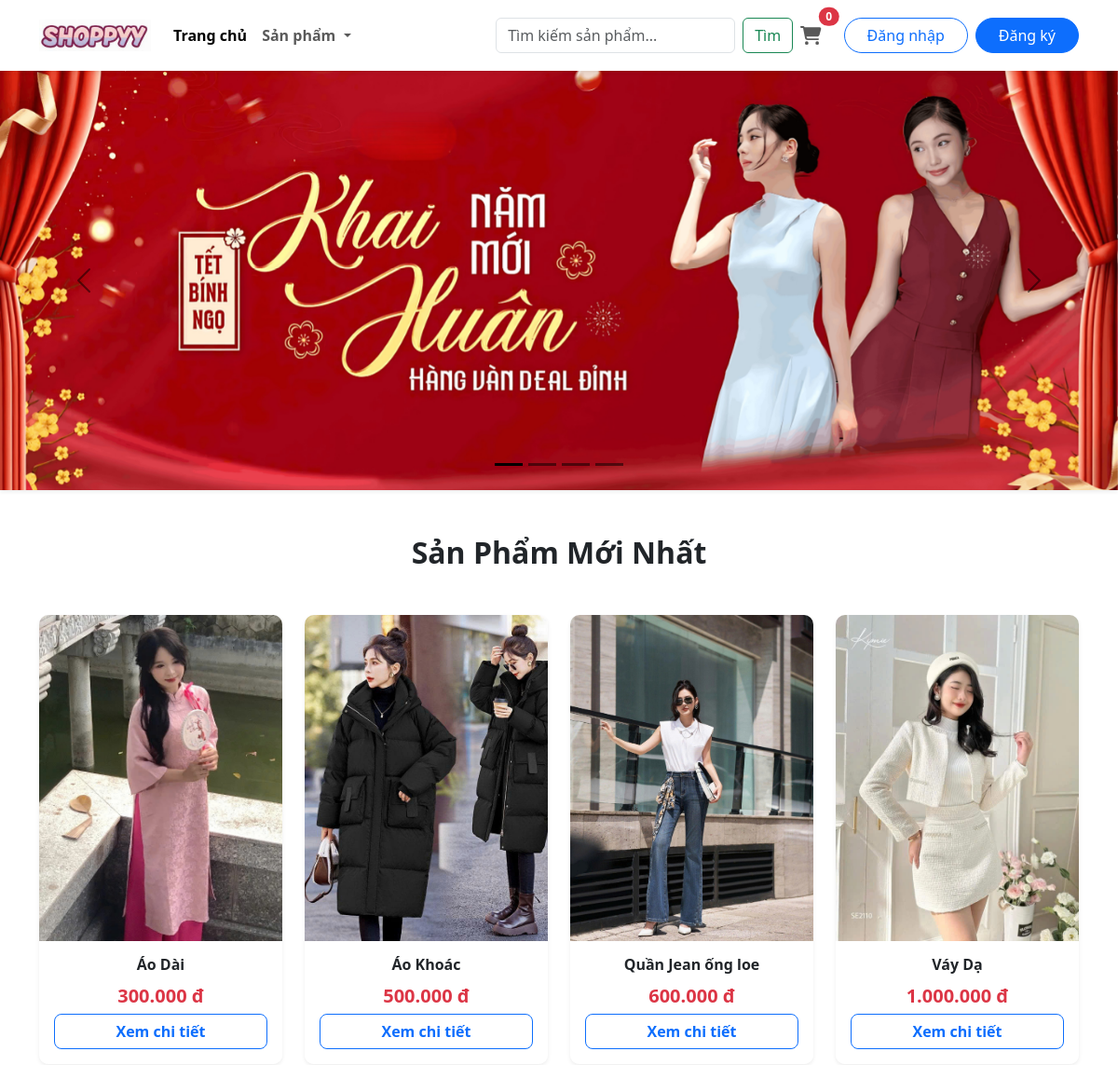
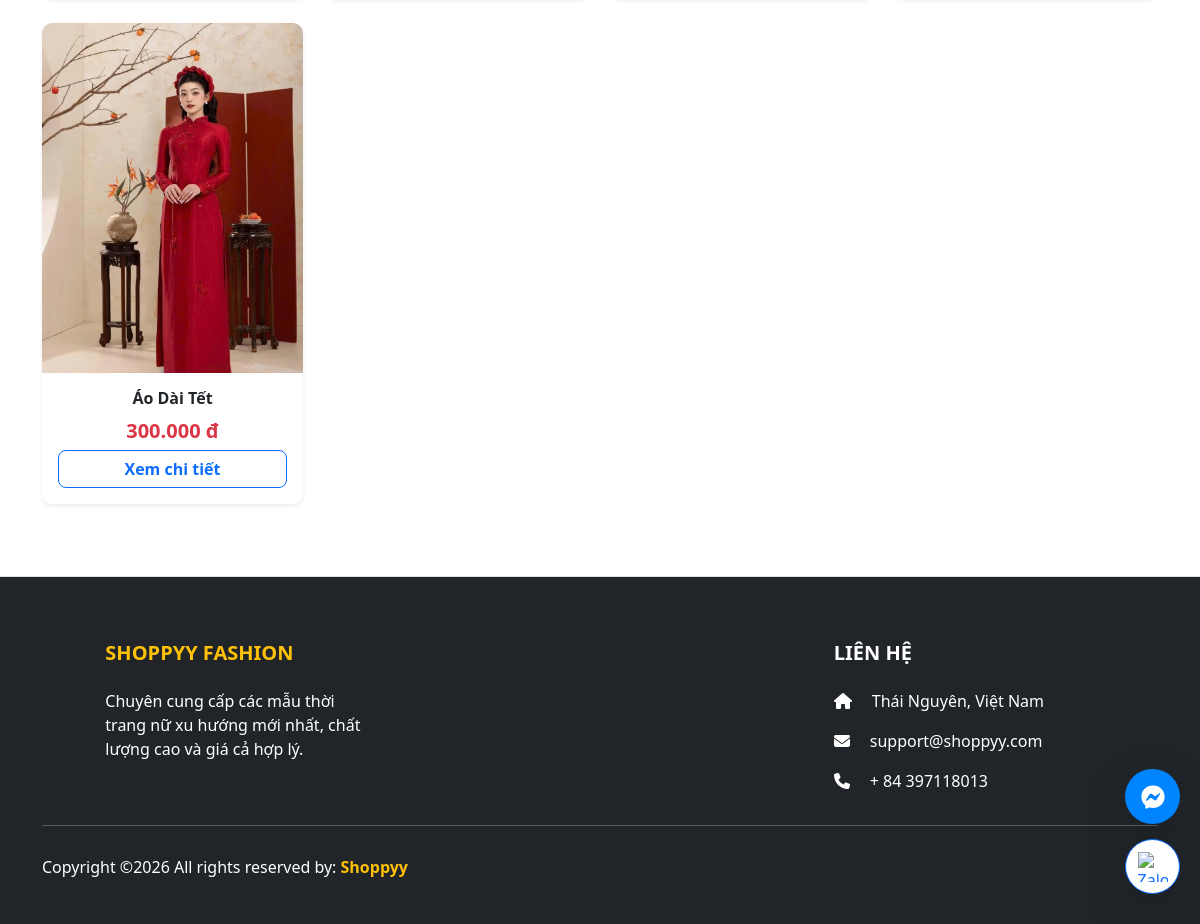
The page / on the database its author committed (2 pictures, top to bottom).
### app/models.py (models this page shows, shortened)
class Product(models.Model):
    category = models.ManyToManyField(Category, related_name='product', verbose_name="Thuộc danh mục")
    name = models.CharField(max_length=200, null=True, verbose_name="Tên sản phẩm")
    price = models.FloatField(verbose_name="Giá tiền")
    digital = models.BooleanField(default=False, null=True, blank=True, verbose_name="Sản phẩm số")
    image = models.ImageField(null=True, blank=True, verbose_name="Hình ảnh")
    stock = models.IntegerField(default=10, null=True, blank=True) # Số lượng tồn kho mặc định là 10
    flash_sale = models.ForeignKey('FlashSale', on_delete=models.SET_NULL, null=True, blank=True, verbose_name="Tham gia Sự kiện Sale")
    discount_percent = models.IntegerField(default=0, verbose_name="Giảm bao nhiêu % ?")
    sizes = models.ManyToManyField(Size, blank=True, verbose_name="Các size hiện có")
    class Meta:
        verbose_name = "Sản phẩm"
        verbose_name_plural = "2. Quản lý Sản phẩm"
    @property
    def final_price(self):
        if self.flash_sale and self.flash_sale.active:
            now = timezone.now()
            if self.flash_sale.start_date <= now <= self.flash_sale.end_date:
                if self.discount_percent > 0:
                    discount_amount = (self.price * self.discount_percent) / 100
                    return self.price - discount_amount
        return self.price
    @property
    def ImageURL(self):
        try:
            url = self.image.url
        except:
            url = ''
        return url

### app/views.py (the view)
# urls.py: 2. Add a URL to urlpatterns:  path('', views.home, name='home')
def home(request):
    if request.user.is_authenticated:
        customer = request.user
        order, created = Order.objects.get_or_create(customer=customer, complete=False)
        cartItems = order.get_cart_items
    else:
        items = []
        order = {'get_cart_total': 0, 'get_cart_items': 0}
        cartItems = order['get_cart_items']
    categories = Category.objects.all()
    category_id = request.GET.get('category')
    if category_id:
        products = Product.objects.filter(category=category_id)
    else:
        products = Product.objects.all()
    context = {'products': products, 'cartItems': cartItems, 'categories': categories}
    return render(request, 'app/home.html', context)

### app/templates/app/home.html (shortened to what this page needs)
{% extends 'app/base.html' %}
{% load static %}
{% load humanize %}
{% block banner_slider %}
<div id="carouselExampleDark" class="carousel carousel-dark slide shadow-sm mb-4" data-bs-ride="carousel">
  <div class="carousel-indicators">
    <button type="button" data-bs-target="#carouselExampleDark" data-bs-slide-to="0" class="active" aria-current="true"></button>
    <button type="button" data-bs-target="#carouselExampleDark" data-bs-slide-to="1" data-bs-interval="5000"></button>
    <button type="button" data-bs-target="#carouselExampleDark" data-bs-slide-to="2" data-bs-interval="5000"></button>
    <button type="button" data-bs-target="#carouselExampleDark" data-bs-slide-to="3" data-bs-interval="5000"></button>
  </div>
  <div class="carousel-inner">
    <div class="carousel-item active" data-bs-interval="10000">
      <img src="{% static 'app/images/banner/b32.jpg' %}" class="d-block w-100" style="height: 450px; object-fit: cover;" alt="Banner 1">
    </div>
  </div>
  <button class="carousel-control-prev" type="button" data-bs-target="#carouselExampleDark" data-bs-slide="prev">
    <span class="carousel-control-prev-icon" aria-hidden="true"></span>
  </button>
  <button class="carousel-control-next" type="button" data-bs-target="#carouselExampleDark" data-bs-slide="next">
    <span class="carousel-control-next-icon" aria-hidden="true"></span>
  </button>
</div>
{% endblock banner_slider %}
{% block main-content %}
<div id="danh-sach-san-pham" class="container mt-4" style="scroll-margin-top: 100px;">
    <h2 class="text-center fw-bold mb-5">Sản Phẩm Mới Nhất</h2>
    <div class="row">
        {% for product in products %}
        <div class="col-lg-3 col-md-6 mb-4">
            <div class="card h-100 shadow-sm border-0 product-card" style="border-radius: 10px; overflow: hidden; transition: 0.3s;">
                <a href="{% url 'detail' product.id %}" class="text-decoration-none text-dark d-block">
                    <img src="{{product.ImageURL}}" class="card-img-top" style="height: 350px; object-fit: cover;">
                    <div class="card-body text-center pb-1">
                        <h6 class="card-title fw-bold text-truncate" title="{{product.name}}">{{product.name}}</h6>
                        {% if product.final_price < product.price %}
    <p class="mb-0">
        <del class="text-muted small">{{ product.price|floatformat:0|intcomma }} đ</del>
        <span class="text-danger fw-bold fs-5">{{ product.final_price|floatformat:0|intcomma }} đ</span>
    </p>
{% else %}
<p class="text-danger fw-bold fs-5 mb-0">{{ product.price|floatformat:0|intcomma }} đ</p>
{% endif %}
                    </div>
                </a>
                <div class="card-footer bg-white border-0 text-center pb-3 pt-0">
                    <a href="{% url 'detail' product.id %}" class="btn btn-outline-primary w-100 fw-bold" style="border-radius: 8px;">
                        Xem chi tiết
                    </a>
                </div>
            </div>
        </div>
        {% endfor %}
    </div>
</div>
{% endblock main-content %}

### app/templates/app/base.html (shortened to what this page needs)
{% load static %}
<!DOCTYPE html>
<html lang="vi">
<head>
    <link href="https://cdn.jsdelivr.net/npm/bootstrap@5.3.2/dist/css/bootstrap.min.css" rel="stylesheet">
    <link href="{% static 'app/css/owl.carousel.min.css' %}" rel='stylesheet' />
    <link href="{% static 'app/css/all.min.css' %}" rel='stylesheet' />
    <link href="{% static 'app/css/style.css' %}" rel='stylesheet' />
    <link rel="stylesheet" href="https://cdnjs.cloudflare.com/ajax/libs/font-awesome/6.4.0/css/all.min.css">
</head>
<body class="d-flex flex-column min-vh-100">
    <nav class="navbar navbar-expand-lg navbar-light bg-white shadow-sm sticky-top">
        <div class="container">
            <a class="navbar-brand" href="{% url 'home' %}">
                <img src="{% static 'app/images/logo2.jpg' %}" width="120" height="50" style="object-fit: contain;" alt="Logo"/>
            </a>
            <div class="collapse navbar-collapse" id="mainNavbar">
                <ul class="navbar-nav me-auto mb-2 mb-lg-0 fw-semibold">
                    <li class="nav-item">
                        <a class="nav-link active" href="{% url 'home' %}">Trang chủ</a>
                    </li>
                    <li class="nav-item dropdown">
                        <a class="nav-link dropdown-toggle" href="#" id="navbarDropdown" role="button" data-bs-toggle="dropdown" aria-expanded="false">
                            Sản phẩm
                        </a>
                    </li>
                </ul>
                <form class="d-flex" method="GET" action="{% url 'search' %}">
                    <input class="form-control me-2" type="search" placeholder="Tìm kiếm sản phẩm..." name="searched">
                    <button class="btn btn-outline-success" type="submit">Tìm</button>
                </form>
                <ul class="navbar-nav mb-2 mb-lg-0 align-items-center">
                    <li class="nav-item me-3">
                        <a class="nav-link position-relative" href="{% url 'cart' %}">
                            <i class="fas fa-shopping-cart fa-lg"></i>
                            <span class="position-absolute top-0 start-100 translate-middle badge rounded-pill bg-danger">
                                {{ cartItems|default:0 }}
                            </span>
                        </a>
                    </li>
                    {% if request.user.is_authenticated %}
                    <li class="nav-item dropdown">
                        <a class="nav-link dropdown-toggle d-flex align-items-center gap-2" href="#" role="button" data-bs-toggle="dropdown">
                            <div class="rounded-circle bg-secondary text-white d-flex justify-content-center align-items-center" style="width: 35px; height: 35px;">
                                {{ request.user.username|make_list|first|upper }}
                            </div>
                            <span>{{ request.user.username }}</span>
                        </a>
                        <ul class="dropdown-menu dropdown-menu-end border-0 shadow">
                            <li><a class="dropdown-item" href="{% url 'profile' %}"><i class="fas fa-user me-2"></i>Hồ sơ</a></li>
<li><a class="dropdown-item" href="{% url 'cart' %}"><i class="fas fa-box me-2"></i>Đơn hàng</a></li>
{% if request.user.is_staff %}
    <li><hr class="dropdown-divider"></li>
    <li>
        <a class="dropdown-item text-primary" href="/admin/">
            <i class="fas fa-cogs me-2"></i>Trang quản trị
        </a>
    </li>
    <li>
        <a class="dropdown-item text-success fw-bold" href="{% url 'manage_inventory' %}">
            <i class="fas fa-warehouse me-2"></i>Quản lý Kho
        </a>
    </li>
    <li class="nav-item">
    <a class="nav-link fw-bold text-primary" href="{% url 'dashboard' %}">
        <i class="fas fa-chart-pie me-1"></i> Quản lý Shop
    </a>
    </li>
{% endif %}
<li><hr class="dropdown-divider"></li>
<li><a class="dropdown-item text-danger" href="{% url 'logout' %}"><i class="fas fa-sign-out-alt me-2"></i>Đăng xuất</a></li>
                        </ul>
                    </li>
                    {% else %}
                    <li class="nav-item">
                        <a class="btn btn-outline-primary me-2 rounded-pill px-4" href="{% url 'login' %}">Đăng nhập</a>
                    </li>
                    <li class="nav-item">
                        <a class="btn btn-primary rounded-pill px-4" href="{% url 'register' %}">Đăng ký</a>
                    </li>
                    {% endif %}
                </ul>
            </div>
        </div>
    </nav>
    {% block banner_slider %}{% endblock banner_slider %}
    <main class="flex-grow-1">
        {% block main-content %}{% endblock main-content %}
    </main>
    <footer class="bg-dark text-white pt-5 pb-4 mt-5">
        <div class="container text-center text-md-start">
            <div class="row text-center text-md-start">
                <div class="col-md-3 col-lg-3 col-xl-3 mx-auto mt-3">
                    <h5 class="text-uppercase mb-4 fw-bold text-warning">Shoppyy Fashion</h5>
                    <p>Chuyên cung cấp các mẫu thời trang nữ xu hướng mới nhất, chất lượng cao và giá cả hợp lý.</p>
                </div>
                <div class="col-md-2 col-lg-2 col-xl-2 mx-auto mt-3"></div>
                <div class="col-md-4 col-lg-3 col-xl-3 mx-auto mt-3">
                    <h5 class="text-uppercase mb-4 fw-bold">Liên hệ</h5>
                    <p><i class="fas fa-home me-3"></i> Thái Nguyên, Việt Nam</p>
                    <p><i class="fas fa-envelope me-3"></i> support@shoppyy.com</p>
                    <p><i class="fas fa-phone me-3"></i> + 84 397118013</p>
                </div>
            </div>
            <hr class="mb-4">
            <div class="row align-items-center">
                <div class="col-md-7 col-lg-8">
                    <p> Copyright ©2026 All rights reserved by:
                        <a href="#" style="text-decoration: none;"> <strong class="text-warning">Shoppyy</strong></a>
                    </p>
                </div>
                <div class="col-md-5 col-lg-4">
                    <div class="text-center text-md-end">
                        <ul class="list-unstyled list-inline">
                            <li class="list-inline-item"><a href="#" class="btn-floating btn-sm text-white" style="font-size: 23px;"></a></li>
                        </ul>
                    </div>
                </div>
            </div>
        </div>
    </footer>
    <div class="contact-buttons" style="position: fixed; bottom: 30px; right: 20px; z-index: 9999; display: flex; flex-direction: column; gap: 15px;">
        <a href="https://m.me/dinhngodz" target="_blank" class="contact-icon messenger shadow-lg rounded-circle text-center">
            <i class="fab fa-facebook-messenger text-white fs-4"></i>
        </a>
        <a href="https://zalo.me/0397118013" target="_blank" class="contact-icon zalo shadow-lg rounded-circle text-center">
            <img src="https://upload.wikimedia.org/wikipedia/commons/9/91/Icon_of_Zalo.svg" style="width: 30px; height: 30px;" alt="Zalo">
        </a>
    </div>
</body>
</html>

### app/static/app/css/style.css (style rules this page uses)
.carousel-item img { height: 450px; object-fit: cover; width: 100%; }
footer { background-color: #f8f9fa; border-top: 1px solid #ddd; padding: 30px 0; margin-top: 40px; color: #666; text-align: center; }

### app/templates/app/base.html (style rules this page uses)
html { scroll-behavior: smooth; }
.contact-icon { width: 55px; height: 55px; display: flex; align-items: center; justify-content: center; text-decoration: none; position: relative; transition: all 0.3s ease-in-out; }
.messenger { background: #0084ff; }
.zalo { background: #ffffff; border: 1px solid #0068ff; }
.messenger { animation: pulse-blue 2s infinite; }

### rows shown on the page
Product: ImageURL (picture), name "Áo Dài", price "300.000"
Product: ImageURL (picture), name "Áo Khoác", price "500.000"
Product: ImageURL (picture), name "Quần Jean ống loe", price "600.000"
Product: ImageURL (picture), name "Váy Dạ", price "1.000.000"
Product: ImageURL (picture), name "Áo Dài Tết", price "300.000"

### other values the page prints
{{ cartItems|default:0 }} "0"
